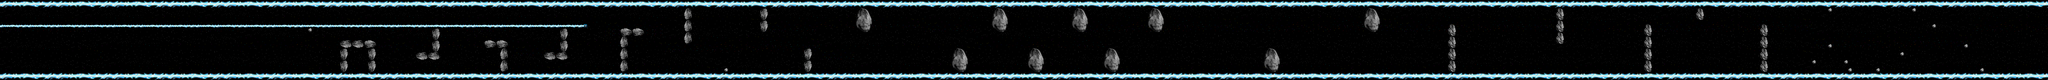

Tiled map render using the project's own tile images. Description and the map definition, with tile-layer contents summarised, below:
An orthogonal 512x20 tile map with 16x16 px tiles, 3 tile layers (background, walls, hazards).

<map version="1.0" orientation="orthogonal" width="512" height="20" tilewidth="16" tileheight="16">
 <tileset firstgid="1" name="reversePolarity Full" tilewidth="16" tileheight="16">
  <image source="../reversePolarity/Bubble/reversePolarity Full.png" width="960" height="320" />
 </tileset>
 <layer name="background" width="512" height="20">
  <data>[10240 cells, 10240 non-empty, 320 distinct tile ids]</data>
 </layer>
 <layer name="walls" width="512" height="20">
  <data>[10240 cells, 2195 non-empty, 36 distinct tile ids]</data>
 </layer>
 <layer name="hazards" width="512" height="20">
  <data>[10240 cells, 511 non-empty, 37 distinct tile ids]</data>
 </layer>
</map>
